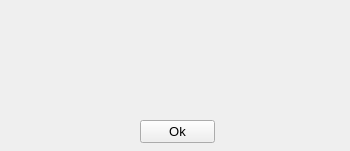
<?xml version="1.0" encoding="UTF-8"?>
<ui version="4.0">
 <class>ExceptionWindow</class>
 <widget class="QWidget" name="ExceptionWindow">
  <property name="geometry">
   <rect>
    <x>0</x>
    <y>0</y>
    <width>350</width>
    <height>151</height>
   </rect>
  </property>
  <property name="windowTitle">
   <string>Form</string>
  </property>
  <widget class="QPushButton" name="ExceptionOkButton">
   <property name="geometry">
    <rect>
     <x>140</x>
     <y>120</y>
     <width>75</width>
     <height>23</height>
    </rect>
   </property>
   <property name="font">
    <font>
     <pointsize>10</pointsize>
    </font>
   </property>
   <property name="text">
    <string>Ok</string>
   </property>
  </widget>
  <widget class="QLabel" name="ExceptionText">
   <property name="geometry">
    <rect>
     <x>80</x>
     <y>20</y>
     <width>241</width>
     <height>81</height>
    </rect>
   </property>
   <property name="sizePolicy">
    <sizepolicy hsizetype="Preferred" vsizetype="Preferred">
     <horstretch>0</horstretch>
     <verstretch>0</verstretch>
    </sizepolicy>
   </property>
   <property name="font">
    <font>
     <family>MS Shell Dlg 2</family>
     <pointsize>10</pointsize>
     <kerning>true</kerning>
    </font>
   </property>
   <property name="text">
    <string/>
   </property>
   <property name="textFormat">
    <enum>Qt::AutoText</enum>
   </property>
   <property name="scaledContents">
    <bool>false</bool>
   </property>
   <property name="alignment">
    <set>Qt::AlignCenter</set>
   </property>
   <property name="wordWrap">
    <bool>true</bool>
   </property>
  </widget>
  <widget class="QLabel" name="ExceptionImage">
   <property name="geometry">
    <rect>
     <x>10</x>
     <y>20</y>
     <width>61</width>
     <height>81</height>
    </rect>
   </property>
   <property name="text">
    <string/>
   </property>
   <property name="pixmap">
    <pixmap resource="Resources/Resources.qrc">:/images/Exception</pixmap>
   </property>
   <property name="scaledContents">
    <bool>true</bool>
   </property>
   <property name="wordWrap">
    <bool>false</bool>
   </property>
  </widget>
 </widget>
 <resources>
  <include location="Resources/Resources.qrc"/>
 </resources>
 <connections/>
</ui>
